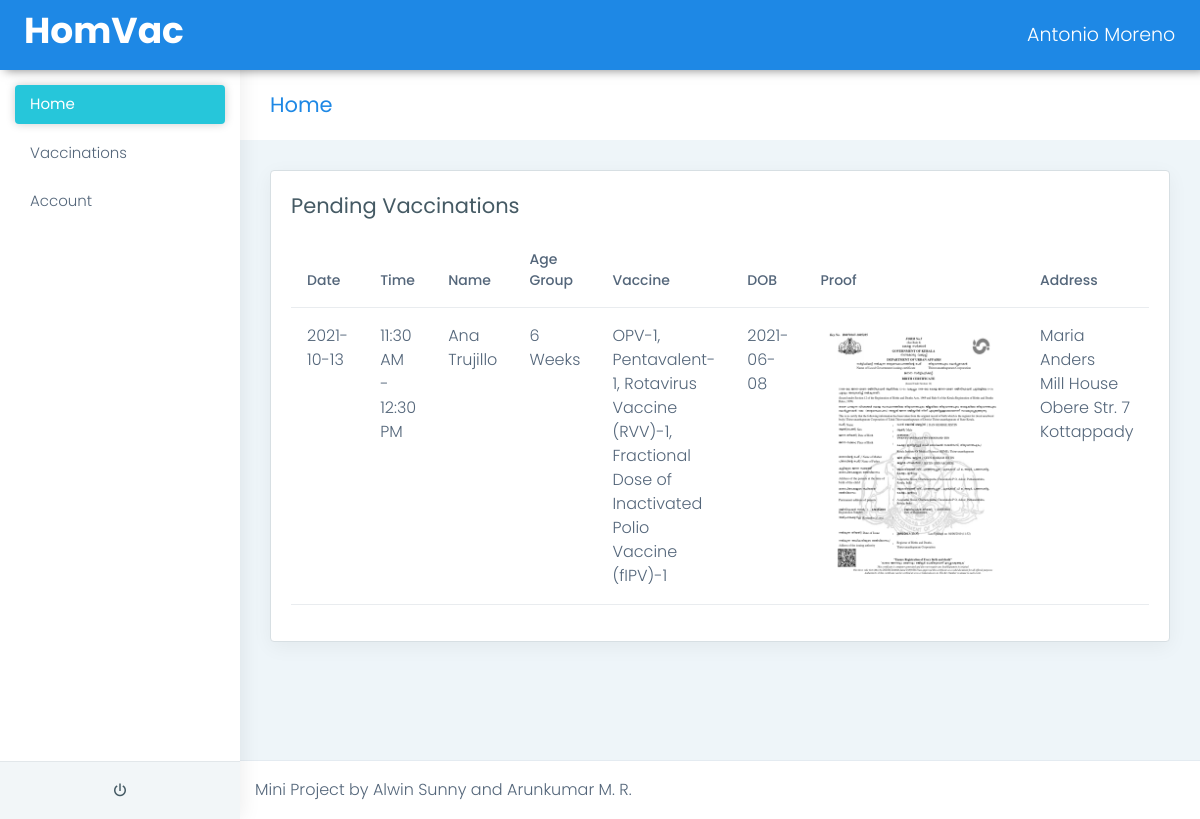
Page /vaccinator/index.php (signed in) on the committed database.
### tables this page shows
CREATE TABLE `tbl_vaccination` (
  `vaccination_id` int(11) NOT NULL AUTO_INCREMENT,
  `place_id` int(11) NOT NULL,
  `user_id` int(11) NOT NULL,
  `member_id` int(11) NOT NULL,
  `vaccine_id` int(11) NOT NULL,
  `vaccinator_id` int(11) NOT NULL,
  `vaccination_date` date NOT NULL,
  `vaccination_time` varchar(255) NOT NULL,
  `vaccination_status` varchar(10) NOT NULL,
  `vaccinated_date` date NOT NULL,
  `vaccinated_time` time NOT NULL,
  PRIMARY KEY (`vaccination_id`),
  KEY `user_id` (`user_id`),
  KEY `member_id` (`member_id`),
  KEY `vaccine_id` (`vaccine_id`),
  KEY `vaccinator_id` (`vaccinator_id`),
  KEY `place_id` (`place_id`)
);

CREATE TABLE `tbl_member` (
  `member_id` int(11) NOT NULL AUTO_INCREMENT,
  `user_id` int(11) NOT NULL,
  `member_name` varchar(25) NOT NULL,
  `member_gender` varchar(6) NOT NULL,
  `member_dob` date NOT NULL,
  `member_proof_type` varchar(20) NOT NULL,
  `member_proof_photo` varchar(255) NOT NULL,
  `member_status` varchar(10) NOT NULL,
  PRIMARY KEY (`member_id`),
  KEY `user_id` (`user_id`)
);

CREATE TABLE `tbl_vaccine` (
  `vaccine_id` int(11) NOT NULL AUTO_INCREMENT,
  `vaccine_age` varchar(10) NOT NULL,
  `vaccine_name` varchar(255) NOT NULL,
  `vaccine_status` varchar(10) NOT NULL,
  PRIMARY KEY (`vaccine_id`)
);

CREATE TABLE `tbl_user` (
  `user_id` int(11) NOT NULL AUTO_INCREMENT,
  `place_id` int(11) NOT NULL,
  `user_name` varchar(25) NOT NULL,
  `user_house` varchar(20) NOT NULL,
  `user_landmark` varchar(100) NOT NULL,
  `user_mobile` varchar(100) NOT NULL,
  `user_password` varchar(30) NOT NULL,
  `user_status` varchar(10) NOT NULL,
  PRIMARY KEY (`user_id`),
  KEY `place_id` (`place_id`)
);

CREATE TABLE `tbl_place` (
  `place_id` int(11) NOT NULL AUTO_INCREMENT,
  `place_name` varchar(25) NOT NULL,
  `place_status` varchar(10) NOT NULL,
  PRIMARY KEY (`place_id`)
);

### vaccinator/index.php (the view, shortened to what this page needs)
<?php
include("header.php");
?>
<div class="page-breadcrumb">
    <div class="row align-items-center">
        <div class="col-md-6 col-8 align-self-center">
            <h3 class="page-title mb-0 p-0">Home</h3>
        </div>
    </div>
</div>
<div class="container-fluid">
    <div class="col-sm-12">
        <div class="card">
            <div class="card-body">
                <h4 class="card-title">Pending Vaccinations</h4>
                <div class="table-responsive">
                    <table class="table user-table">
                        <thead>
                            <tr>
                                <th class="border-top-0">Date</th>
                                <th class="border-top-0">Time</th>
                                <th class="border-top-0">Name</th>
                                <th class="border-top-0">Age Group</th>
                                <th class="border-top-0">Vaccine</th>
                                <th class="border-top-0">DOB</th>
                                <th class="border-top-0">Proof</th>
                                <th class="border-top-0">Address</th>
                            </tr>
                        </thead>
                        <tbody>
                            <?php
                            include('../config.php');
                            $vaccinator_id = $_SESSION['vaccinator_id'];
                            $sql = "SELECT tbl_vaccination.vaccination_id,tbl_vaccination.vaccination_date,tbl_vaccination.vaccination_time,tbl_member.member_name,tbl_member.member_dob,tbl_member.member_proof_photo,tbl_vaccine.vaccine_age,tbl_vaccine.vaccine_name,tbl_user.user_name,tbl_user.user_house,tbl_user.user_landmark,tbl_place.place_name FROM tbl_vaccination INNER JOIN tbl_member ON tbl_vaccination.member_id=tbl_member.member_id INNER JOIN tbl_vaccine ON tbl_vaccination.vaccine_id=tbl_vaccine.vaccine_id INNER JOIN tbl_user ON tbl_vaccination.user_id=tbl_user.user_id INNER JOIN tbl_place ON tbl_vaccination.place_id=tbl_place.place_id WHERE vaccinator_id='$vaccinator_id' AND vaccination_status='Pending'";
                            $result = mysqli_query($conn, $sql);
                            if (mysqli_num_rows($result) > 0) {
                                while ($row = mysqli_fetch_assoc($result)) {
                                    echo "<td>" . $row['vaccination_date'] . "</td>";
                                    echo "<td>" . $row['vaccination_time'] . "</td>";
                                    echo "<td>" . $row['member_name'] . "</td>";
                                    echo "<td>" . $row['vaccine_age'] . "</td>";
                                    echo "<td>" . $row['vaccine_name'] . "</td>";
                                    echo "<td>" . $row['member_dob'] . "</td>";
                                    echo "<td><img src='../images/" . $row['member_proof_photo'] . "' height=250px></td>";
                                    echo "<td>" . $row['user_name'] . "<br>" . $row['user_house'] . "<br>" . $row['user_landmark'] . "<br>" . $row['place_name'] . "</td>";
                                }
                            } else {
                                echo "0 results";
                            }
                            ?>
                        </tbody>
                    </table>
                </div>
            </div>
        </div>
    </div>
</div>
<?php
include("footer.php");
?>

### vaccinator/header.php (shortened to what this page needs)
<!DOCTYPE html>
<html dir="ltr" lang="en">
<head>
    <link href="../assets/plugins/chartist-js/dist/chartist.min.css" rel="stylesheet">
    <link href="../assets/plugins/chartist-js/dist/chartist-init.css" rel="stylesheet">
    <link href="../assets/plugins/chartist-plugin-tooltip-master/dist/chartist-plugin-tooltip.css" rel="stylesheet">
    <link href="../assets/plugins/c3-master/c3.min.css" rel="stylesheet">
    <link href="../css/style.min.css" rel="stylesheet">
</head>
<body>
    <div id="main-wrapper" data-layout="vertical" data-navbarbg="skin6" data-sidebartype="full" data-sidebar-position="absolute" data-header-position="absolute" data-boxed-layout="full">
        <header class="topbar" data-navbarbg="skin6">
            <nav class="navbar top-navbar navbar-expand-md navbar-dark">
                <div class="navbar-header">
                    <a class="navbar-brand ms-4" href="index.php">
                        <h1>HomVac</h1>
                    </a>
                </div>
                <div class="navbar-collapse collapse" id="navbarSupportedContent" data-navbarbg="skin5">
                    <ul class="navbar-nav">
                        <li class="nav-item dropdown">
                            <a class="nav-link dropdown-toggle text-muted waves-effect waves-dark" href="#" id="navbarDropdown" role="button" data-bs-toggle="dropdown" aria-expanded="false">
                                <?php echo $_SESSION['vaccinator_name']; ?>
                            </a>
                        </li>
                    </ul>
                </div>
            </nav>
        </header>
        <aside class="left-sidebar" data-sidebarbg="skin6">
            <div class="scroll-sidebar">
                <nav class="sidebar-nav">
                    <ul id="sidebarnav">
                        <li class="sidebar-item"> <a class="sidebar-link waves-effect waves-dark sidebar-link" href="index.php" aria-expanded="false">
                                <span class="hide-menu">Home</span></a>
                        </li>
                        <li class="sidebar-item"> <a class="sidebar-link waves-effect waves-dark sidebar-link" href="vaccinations.php" aria-expanded="false">
                                <span class="hide-menu">Vaccinations</span></a>
                        </li>
                        <li class="sidebar-item"> <a class="sidebar-link waves-effect waves-dark sidebar-link" href="account.php" aria-expanded="false">
                                <span class="hide-menu">Account</span></a>
                        </li>
                    </ul>
                </nav>
            </div>
            <div class="sidebar-footer">
                <div class="row">
                    <div class="col-12 link-wrap">
                        <a href="logout.php" class="link" data-toggle="tooltip" title="" data-original-title="Logout"><i class="mdi mdi-power"></i></a>
                    </div>
                </div>
            </div>
        </aside>
        <div class="page-wrapper">

### vaccinator/footer.php (shortened to what this page needs)
<footer class="footer"> Mini Project by Alwin Sunny and Arunkumar M. R.
</footer>
</div>
</div>
</body>
</html>

### vaccinator/header.php (style rules this page uses)
h1 { color: #ffffff; }

### rows in the picture
tbl_vaccination: vaccination_date "2021-10-13", vaccination_time "11:30 AM - 12:30 PM", member.member_name "Ana Trujillo", vaccine.vaccine_age "6 Weeks", vaccine.vaccine_name "OPV-1, Pentavalent-1, Rotavirus Vaccine (RVV)-1, Fractional Dose of Inactivated Polio Vaccine (fIPV)-1", member.member_dob "2021-06-08", member.member_proof_photo (picture), user.user_name "Maria Anders", user.user_house "Mill House", user.user_landmark "Obere Str. 7", place.place_name "Kottappady"

### other values in the picture
$_SESSION['vaccinator_name'] "Antonio Moreno"
